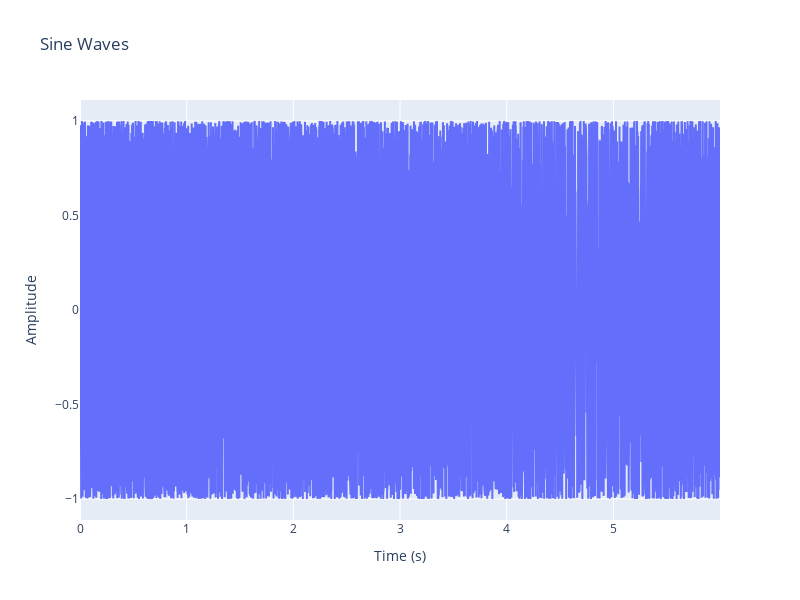
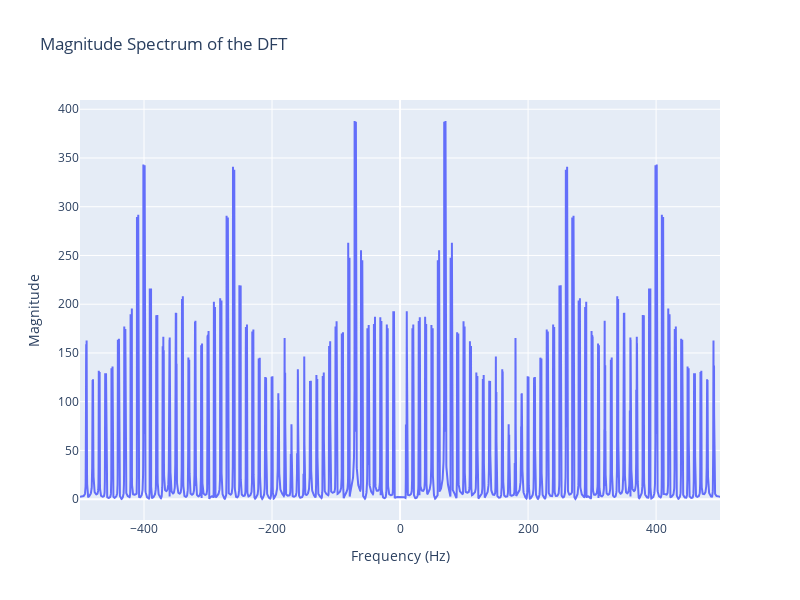
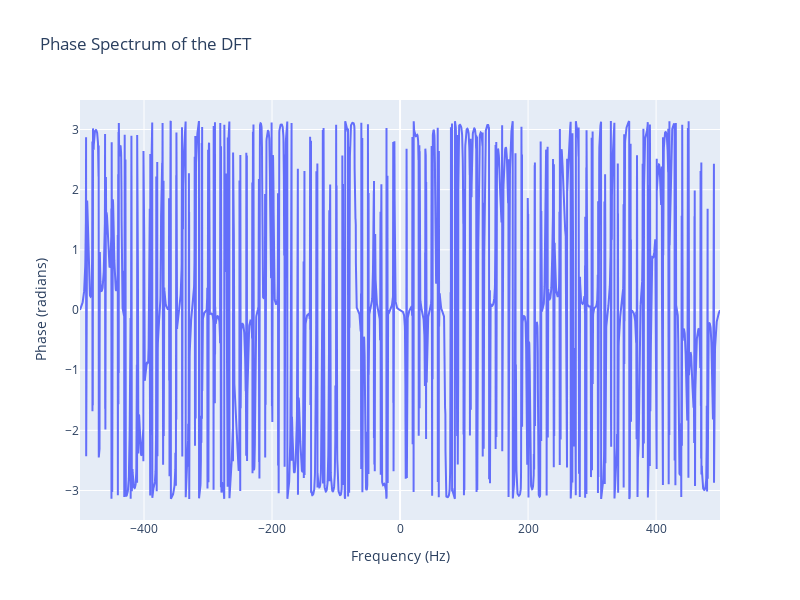

Notebook code for these charts, in order:
### Code cell
import numpy as np
import plotly.graph_objects as go
from waveform_utils import generate_waveforms, apply_window_to_waveforms, plot_waveforms

# Configuration
config = {
    # Time step
    'n': 0.001, 
    
    # Maximum time
    't_max': 6.0, 
    
    # Waveforms to show as list: 'sine1', 'sine2', 'am', 'fm', 'sum', 'comb'
    'selected_waveforms': ['fm'],
    
    # Parameters for sine wave 1: amp, freq, phase
    'amp1': 1.0, 'freq1': 70, 'phase1': 0*np.pi/2,
    
    # Parameters for sine wave 2: amp, freq, phase
    'amp2': 1.0, 'freq2': 330, 'phase2': 0*np.pi/2,
    
    # Set the modulation index for AM
    'index_am': 1,
    
    # Set the modulation index for FM
    'index_fm': 1,
    
    # Apply window function
    'apply_window': False,
    
    # Type of window function to apply. Reference here: https://docs.scipy.org/doc/scipy/reference/generated/scipy.signal.get_window.html
    'window_type': 'blackman',
    
    # Add dotted lines overlay (disable if using high SR!)
    'add_dotted_lines': False
}

waveform_data = generate_waveforms(config)

if config['apply_window']:
    waveform_data = apply_window_to_waveforms(waveform_data, config['window_type'])

plot_waveforms(waveform_data, config)

### Figure 1 — Plotly figure (JSON) as saved in the notebook; plotly's stock layout.template omitted (floating-point values rounded to 4 significant figures; data arrays with more than 128 entries replaced by an {"elided": "..."} marker saying what was removed)
{"data": [{"mode": "lines", "name": "fm", "type": "scatter", "x": {"elided": "6000 float values"}, "y": {"elided": "6000 float values"}}], "layout": {"autosize": false, "height": 600, "title": {"text": "Sine Waves"}, "width": 800, "xaxis": {"autorange": true, "range": [0, 5.999], "title": {"text": "Time (s)"}, "type": "linear"}, "yaxis": {"autorange": true, "range": [-1.111, 1.111], "title": {"text": "Amplitude"}, "type": "linear"}}}

### Figure 2 — Plotly figure (JSON) as saved in the notebook; plotly's stock layout.template omitted (floating-point values rounded to 4 significant figures; data arrays with more than 128 entries replaced by an {"elided": "..."} marker saying what was removed)
{"data": [{"mode": "lines", "name": "fm", "type": "scatter", "x": {"elided": "6000 float values"}, "y": {"elided": "6000 float values"}}], "layout": {"autosize": false, "height": 600, "title": {"text": "Magnitude Spectrum of the DFT"}, "width": 800, "xaxis": {"autorange": true, "range": [-500, 499.8], "title": {"text": "Frequency (Hz)"}, "type": "linear"}, "yaxis": {"autorange": true, "range": [-21.38, 409.5], "title": {"text": "Magnitude"}, "type": "linear"}}}

### Figure 3 — Plotly figure (JSON) as saved in the notebook; plotly's stock layout.template omitted (floating-point values rounded to 4 significant figures; data arrays with more than 128 entries replaced by an {"elided": "..."} marker saying what was removed)
{"data": [{"mode": "lines", "name": "fm", "type": "scatter", "x": {"elided": "6000 float values"}, "y": {"elided": "6000 float values"}}], "layout": {"autosize": false, "height": 600, "title": {"text": "Phase Spectrum of the DFT"}, "width": 800, "xaxis": {"autorange": true, "range": [-500, 499.8], "title": {"text": "Frequency (Hz)"}, "type": "linear"}, "yaxis": {"autorange": true, "range": [-3.491, 3.491], "title": {"text": "Phase (radians)"}, "type": "linear"}}}
